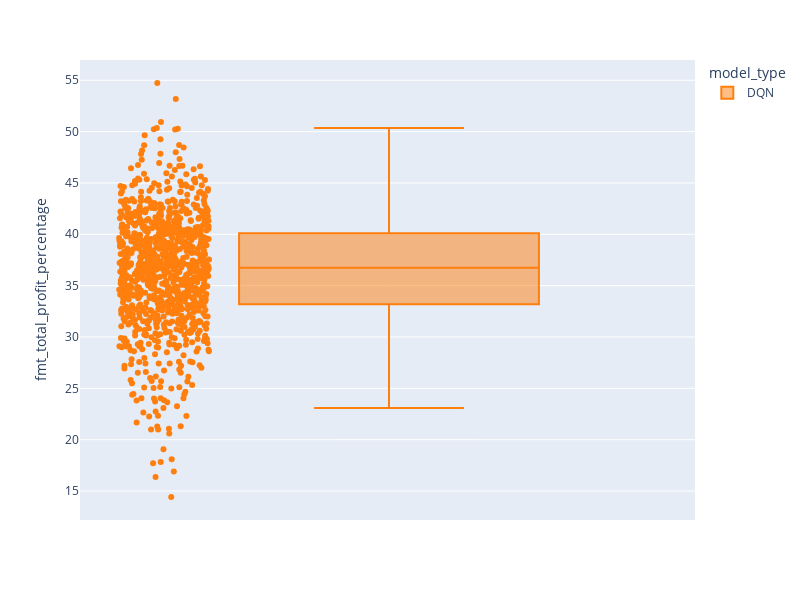

Notebook cell for this chart:
### Code cell
fig = px.box(df_trader_results, y="fmt_total_profit_percentage", color="model_type", points="all", color_discrete_sequence=[ "#FF7F0E", "#00CC96", "#10aded", "#8A56EF"],  width=800, height=600)
fig.show()

### Figure 1 — Plotly figure (JSON) as saved in the notebook; plotly's stock layout.template omitted (floating-point values rounded to 4 significant figures; data arrays with more than 128 entries replaced by an {"elided": "..."} marker saying what was removed)
{"data": [{"alignmentgroup": "True", "boxpoints": "all", "hovertemplate": "model_type=DQN<br>fmt_total_profit_percentage=%{y}<extra></extra>", "legendgroup": "DQN", "marker": {"color": "#FF7F0E"}, "name": "DQN", "notched": false, "offsetgroup": "DQN", "orientation": "v", "showlegend": true, "type": "box", "x0": " ", "xaxis": "x", "y": {"elided": "1000 float values"}, "y0": " ", "yaxis": "y"}], "layout": {"boxmode": "group", "height": 600, "legend": {"title": {"text": "model_type"}, "tracegroupgap": 0}, "margin": {"t": 60}, "width": 800, "xaxis": {"anchor": "y", "domain": [0, 1]}, "yaxis": {"anchor": "x", "domain": [0, 1], "title": {"text": "fmt_total_profit_percentage"}}}}
